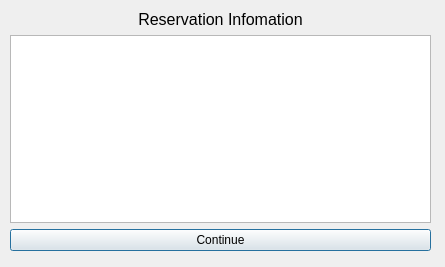
<?xml version="1.0" encoding="UTF-8"?>
<ui version="4.0">
 <class>ReservationInfo_Dialog</class>
 <widget class="QDialog" name="ReservationInfo_Dialog">
  <property name="geometry">
   <rect>
    <x>0</x>
    <y>0</y>
    <width>445</width>
    <height>267</height>
   </rect>
  </property>
  <property name="windowTitle">
   <string>Reservation Information</string>
  </property>
  <widget class="QWidget" name="gridLayoutWidget">
   <property name="geometry">
    <rect>
     <x>10</x>
     <y>10</y>
     <width>421</width>
     <height>241</height>
    </rect>
   </property>
   <layout class="QGridLayout" name="gridLayout">
    <item row="0" column="0">
     <widget class="QLabel" name="Reservation_Label">
      <property name="font">
       <font>
        <pointsize>12</pointsize>
       </font>
      </property>
      <property name="text">
       <string>Reservation Infomation</string>
      </property>
      <property name="alignment">
       <set>Qt::AlignCenter</set>
      </property>
     </widget>
    </item>
    <item row="2" column="0">
     <widget class="QPushButton" name="Continue_PushButton">
      <property name="text">
       <string>Continue</string>
      </property>
     </widget>
    </item>
    <item row="1" column="0">
     <widget class="QTableView" name="ReservationInfo_tableView"/>
    </item>
   </layout>
  </widget>
 </widget>
 <resources/>
 <connections/>
</ui>
